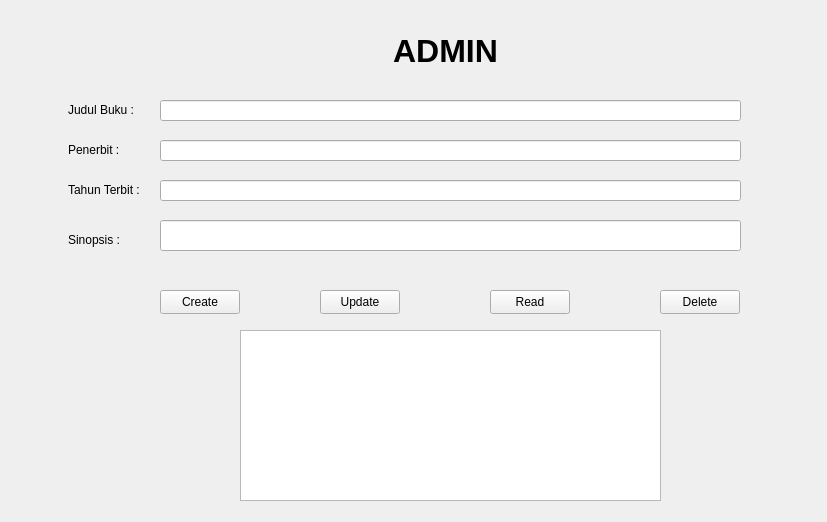
<?xml version="1.0" encoding="UTF-8"?>
<ui version="4.0">
 <class>Admin</class>
 <widget class="QWidget" name="Admin">
  <property name="geometry">
   <rect>
    <x>0</x>
    <y>0</y>
    <width>827</width>
    <height>522</height>
   </rect>
  </property>
  <property name="windowTitle">
   <string>Form</string>
  </property>
  <widget class="QPushButton" name="CreateButton">
   <property name="geometry">
    <rect>
     <x>160</x>
     <y>290</y>
     <width>80</width>
     <height>24</height>
    </rect>
   </property>
   <property name="text">
    <string>Create</string>
   </property>
  </widget>
  <widget class="QPushButton" name="UpdateButton">
   <property name="geometry">
    <rect>
     <x>320</x>
     <y>290</y>
     <width>80</width>
     <height>24</height>
    </rect>
   </property>
   <property name="text">
    <string>Update</string>
   </property>
  </widget>
  <widget class="QPushButton" name="DeleteButton">
   <property name="geometry">
    <rect>
     <x>660</x>
     <y>290</y>
     <width>80</width>
     <height>24</height>
    </rect>
   </property>
   <property name="text">
    <string>Delete</string>
   </property>
  </widget>
  <widget class="QLineEdit" name="penerbitLineEdit">
   <property name="geometry">
    <rect>
     <x>160</x>
     <y>140</y>
     <width>581</width>
     <height>21</height>
    </rect>
   </property>
  </widget>
  <widget class="QLineEdit" name="judulLineEdit">
   <property name="geometry">
    <rect>
     <x>160</x>
     <y>100</y>
     <width>581</width>
     <height>21</height>
    </rect>
   </property>
  </widget>
  <widget class="QLineEdit" name="tahunterbitLineEdit">
   <property name="geometry">
    <rect>
     <x>160</x>
     <y>180</y>
     <width>581</width>
     <height>21</height>
    </rect>
   </property>
  </widget>
  <widget class="QLineEdit" name="sinopsisLineEdit">
   <property name="geometry">
    <rect>
     <x>160</x>
     <y>220</y>
     <width>581</width>
     <height>31</height>
    </rect>
   </property>
  </widget>
  <widget class="QLabel" name="label">
   <property name="geometry">
    <rect>
     <x>68</x>
     <y>100</y>
     <width>71</width>
     <height>20</height>
    </rect>
   </property>
   <property name="text">
    <string>Judul Buku :</string>
   </property>
  </widget>
  <widget class="QLabel" name="label_2">
   <property name="geometry">
    <rect>
     <x>68</x>
     <y>140</y>
     <width>71</width>
     <height>20</height>
    </rect>
   </property>
   <property name="text">
    <string>Penerbit :</string>
   </property>
  </widget>
  <widget class="QLabel" name="label_3">
   <property name="geometry">
    <rect>
     <x>68</x>
     <y>180</y>
     <width>71</width>
     <height>20</height>
    </rect>
   </property>
   <property name="text">
    <string>Tahun Terbit :</string>
   </property>
  </widget>
  <widget class="QLabel" name="label_4">
   <property name="geometry">
    <rect>
     <x>68</x>
     <y>230</y>
     <width>71</width>
     <height>20</height>
    </rect>
   </property>
   <property name="text">
    <string>Sinopsis :</string>
   </property>
  </widget>
  <widget class="QLabel" name="label_5">
   <property name="geometry">
    <rect>
     <x>350</x>
     <y>20</y>
     <width>191</width>
     <height>61</height>
    </rect>
   </property>
   <property name="font">
    <font>
     <family>Tahoma</family>
     <pointsize>24</pointsize>
     <bold>true</bold>
    </font>
   </property>
   <property name="layoutDirection">
    <enum>Qt::LeftToRight</enum>
   </property>
   <property name="text">
    <string>ADMIN</string>
   </property>
   <property name="textFormat">
    <enum>Qt::MarkdownText</enum>
   </property>
   <property name="scaledContents">
    <bool>false</bool>
   </property>
   <property name="alignment">
    <set>Qt::AlignCenter</set>
   </property>
   <property name="wordWrap">
    <bool>false</bool>
   </property>
  </widget>
  <widget class="QTableView" name="tableView">
   <property name="geometry">
    <rect>
     <x>240</x>
     <y>330</y>
     <width>421</width>
     <height>171</height>
    </rect>
   </property>
  </widget>
  <widget class="QPushButton" name="ReadButton">
   <property name="geometry">
    <rect>
     <x>490</x>
     <y>290</y>
     <width>80</width>
     <height>24</height>
    </rect>
   </property>
   <property name="text">
    <string>Read</string>
   </property>
  </widget>
 </widget>
 <resources/>
 <connections/>
</ui>
